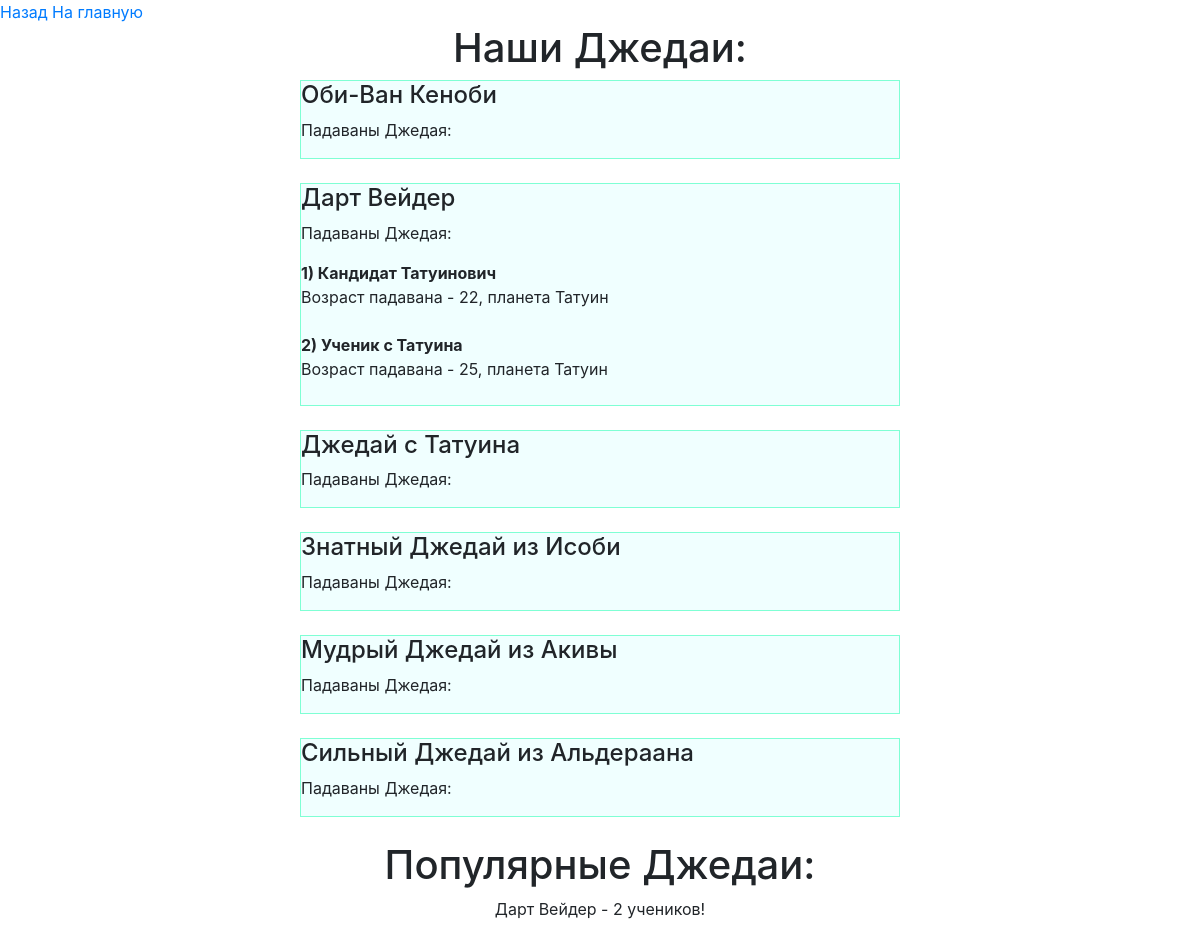
/jedi_list/, run on the app's committed database.
### mainapp/models.py (models this page shows, shortened)
class JediModel(models.Model):
    class Meta:
        verbose_name = _("Джедай")
        verbose_name_plural = _("Джедаи")
    name = models.CharField(_('Имя'), max_length=32, blank=False, null=False)
    surname = models.CharField(_('Фамилия'), max_length=128, blank=False, null=False)
    age = models.PositiveIntegerField(_('Возраст'), default=200, blank=False, null=False)
    planet = models.ForeignKey(PlanetModel, verbose_name=_('Планета обучения'),
                               on_delete=models.CASCADE, blank=False, null=False)
    def __str__(self):
        return f'{self.name} {self.surname}'

class JedisPadawan(models.Model):
    jedi = models.ForeignKey(JediModel, verbose_name=_('Джедай'),
                             on_delete=models.CASCADE, blank=True, null=True)
    padawan = models.ForeignKey(PadawanModel, verbose_name=_('Падаван джедая'),
                                on_delete=models.CASCADE, blank=True, null=True)

class PadawanModel(models.Model):
    class Meta:
        verbose_name = _("Кандидат")
        verbose_name_plural = _("Кандидаты")
    name = models.CharField(_('Имя'), max_length=32, blank=False, null=False)
    surname = models.CharField(_('Фамилия'), max_length=128, blank=False, null=False)
    age = models.PositiveIntegerField(_('Возраст'), default=100, blank=False, null=False)
    planet = models.ForeignKey(PlanetModel, verbose_name=_('Планета обитания'),
                               on_delete=models.CASCADE, blank=False, null=False)
    email = models.EmailField(_('E-mail'), max_length=256, blank=False, null=False)

class PlanetModel(models.Model):
    class Meta:
        verbose_name = _("Планета")
        verbose_name_plural = _("Планеты")
    name = models.CharField(_('Название планеты'), max_length=128)
    def __str__(self):
        return self.name

### mainapp/views.py (the view)
# urls.py: path('jedi_list/', JediListView.as_view(), name='jedi_list'),
class JediListView(ListView):
    model = JediModel
    template_name = 'jedi_list.html'
    popular_jedis = {}
    for jedi in JediModel.objects.all():
        if len(jedi.jedispadawan_set.all()) > 1:
            popular_jedis[jedi] = jedi.jedispadawan_set.all()
    def get_context_data(self, *, object_list=None, **kwargs):
        context = super().get_context_data(**kwargs)
        context['popular_jedis'] = self.popular_jedis
        return context

### templates/jedi_list.html
{% extends "extends/base.html" %}{% load i18n %}{% load static %}
{% block body %}
            <h1 class="text-center">Наши Джедаи:</h1>
{% for jedi in object_list %}
    <div class="candidate_block">
    <h4>{{ jedi }}</h4>
        {% if jedi.jedispadawan_set  %}
            <p>Падаваны Джедая:</p>
            {% for padawan in jedi.jedispadawan_set.all %}
       <strong>{{ forloop.counter }}) {{ padawan.padawan.name }} {{ padawan.padawan.surname }}</strong><br>
                Возраст падавана - {{ padawan.padawan.age }}, планета {{ padawan.padawan.planet }}
        {{ answer.answer }}<br><br>
            {% endfor %}
        {% endif %}
    </div>
    <br>
{% endfor %}
    <h1 class="text-center">Популярные Джедаи:</h1>
    {% if popular_jedis %}
        {% for popular_jedi in popular_jedis %}
        <p class="text-center">{{ popular_jedi }} - {{ popular_jedi.jedispadawan_set.all|length }} учеников!</p>
        {% endfor %}
    {% endif %}
{% endblock %}

### static/css/main.css (style rules this page uses)
.candidate_block { width: 50%; margin: auto; background-color: azure; border: aquamarine 1px solid; }

### data on the page
JediModel: name+surname "Оби-Ван Кеноби", shows "Падаваны Джедая:"
JediModel: name+surname "Дарт Вейдер", jedispadawan_set.all|length "2"
JedisPadawan: padawan.name "Кандидат", padawan.surname "Татуинович", padawan.age "22", padawan.planet "Татуин"
JedisPadawan: padawan.name "Ученик", padawan.surname "с Татуина", padawan.age "25", padawan.planet "Татуин"
JediModel: name+surname "Джедай с Татуина", shows "Падаваны Джедая:"
JediModel: name+surname "Знатный Джедай из Исоби", shows "Падаваны Джедая:"
JediModel: name+surname "Мудрый Джедай из Акивы", shows "Падаваны Джедая:"
JediModel: name+surname "Сильный Джедай из Альдераана", shows "Падаваны Джедая:"
